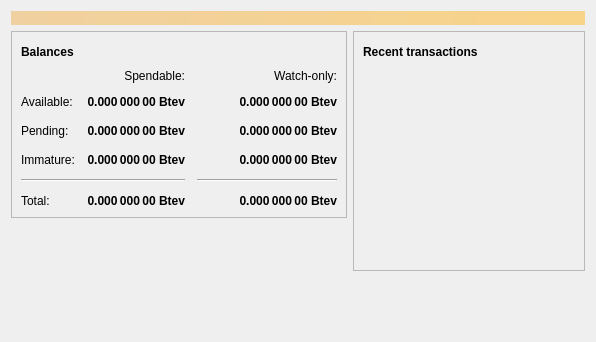
<?xml version="1.0" encoding="UTF-8"?>
<ui version="4.0">
 <class>OverviewPage</class>
 <widget class="QWidget" name="OverviewPage">
  <property name="geometry">
   <rect>
    <x>0</x>
    <y>0</y>
    <width>596</width>
    <height>342</height>
   </rect>
  </property>
  <property name="windowTitle">
   <string>Form</string>
  </property>
  <layout class="QVBoxLayout" name="topLayout">
   <item>
    <widget class="QLabel" name="labelAlerts">
     <property name="visible">
      <bool>false</bool>
     </property>
     <property name="styleSheet">
      <string notr="true">QLabel { background-color: qlineargradient(x1: 0, y1: 0, x2: 1, y2: 0, stop:0 #F0D0A0, stop:1 #F8D488); color:#000000; }</string>
     </property>
     <property name="wordWrap">
      <bool>true</bool>
     </property>
     <property name="margin">
      <number>3</number>
     </property>
     <property name="textInteractionFlags">
      <set>Qt::TextSelectableByMouse</set>
     </property>
    </widget>
   </item>
   <item>
    <layout class="QHBoxLayout" name="horizontalLayout" stretch="1,1">
     <item>
      <layout class="QVBoxLayout" name="verticalLayout_2">
       <item>
        <widget class="QFrame" name="frame">
         <property name="frameShape">
          <enum>QFrame::StyledPanel</enum>
         </property>
         <property name="frameShadow">
          <enum>QFrame::Raised</enum>
         </property>
         <layout class="QVBoxLayout" name="verticalLayout_4">
          <item>
           <layout class="QHBoxLayout" name="horizontalLayout_4">
            <item>
             <widget class="QLabel" name="label_5">
              <property name="font">
               <font>
                <weight>75</weight>
                <bold>true</bold>
               </font>
              </property>
              <property name="text">
               <string>Balances</string>
              </property>
             </widget>
            </item>
            <item>
             <widget class="QPushButton" name="labelWalletStatus">
              <property name="enabled">
               <bool>true</bool>
              </property>
              <property name="maximumSize">
               <size>
                <width>30</width>
                <height>16777215</height>
               </size>
              </property>
              <property name="toolTip">
               <string>The displayed information may be out of date. Your wallet automatically synchronizes with the Bitcoinevelin network after a connection is established, but this process has not completed yet.</string>
              </property>
              <property name="text">
               <string/>
              </property>
              <property name="icon">
               <iconset resource="../bitcoin.qrc">
                <normaloff>:/icons/warning</normaloff>
                <disabledoff>:/icons/warning</disabledoff>:/icons/warning</iconset>
              </property>
              <property name="iconSize">
               <size>
                <width>24</width>
                <height>24</height>
               </size>
              </property>
              <property name="flat">
               <bool>true</bool>
              </property>
             </widget>
            </item>
            <item>
             <spacer name="horizontalSpacer_3">
              <property name="orientation">
               <enum>Qt::Horizontal</enum>
              </property>
              <property name="sizeHint" stdset="0">
               <size>
                <width>40</width>
                <height>20</height>
               </size>
              </property>
             </spacer>
            </item>
           </layout>
          </item>
          <item>
           <layout class="QGridLayout" name="gridLayout">
            <property name="spacing">
             <number>12</number>
            </property>
            <item row="2" column="2">
             <widget class="QLabel" name="labelWatchPending">
              <property name="font">
               <font>
                <weight>75</weight>
                <bold>true</bold>
               </font>
              </property>
              <property name="cursor">
               <cursorShape>IBeamCursor</cursorShape>
              </property>
              <property name="toolTip">
               <string>Unconfirmed transactions to watch-only addresses</string>
              </property>
              <property name="text">
               <string notr="true">0.000 000 00 Btev</string>
              </property>
              <property name="alignment">
               <set>Qt::AlignRight|Qt::AlignTrailing|Qt::AlignVCenter</set>
              </property>
              <property name="textInteractionFlags">
               <set>Qt::LinksAccessibleByMouse|Qt::TextSelectableByKeyboard|Qt::TextSelectableByMouse</set>
              </property>
             </widget>
            </item>
            <item row="2" column="1">
             <widget class="QLabel" name="labelUnconfirmed">
              <property name="font">
               <font>
                <weight>75</weight>
                <bold>true</bold>
               </font>
              </property>
              <property name="cursor">
               <cursorShape>IBeamCursor</cursorShape>
              </property>
              <property name="toolTip">
               <string>Total of transactions that have yet to be confirmed, and do not yet count toward the spendable balance</string>
              </property>
              <property name="text">
               <string notr="true">0.000 000 00 Btev</string>
              </property>
              <property name="alignment">
               <set>Qt::AlignRight|Qt::AlignTrailing|Qt::AlignVCenter</set>
              </property>
              <property name="textInteractionFlags">
               <set>Qt::LinksAccessibleByMouse|Qt::TextSelectableByKeyboard|Qt::TextSelectableByMouse</set>
              </property>
             </widget>
            </item>
            <item row="3" column="2">
             <widget class="QLabel" name="labelWatchImmature">
              <property name="font">
               <font>
                <weight>75</weight>
                <bold>true</bold>
               </font>
              </property>
              <property name="cursor">
               <cursorShape>IBeamCursor</cursorShape>
              </property>
              <property name="toolTip">
               <string>Mined balance in watch-only addresses that has not yet matured</string>
              </property>
              <property name="text">
               <string notr="true">0.000 000 00 Btev</string>
              </property>
              <property name="alignment">
               <set>Qt::AlignRight|Qt::AlignTrailing|Qt::AlignVCenter</set>
              </property>
              <property name="textInteractionFlags">
               <set>Qt::LinksAccessibleByMouse|Qt::TextSelectableByKeyboard|Qt::TextSelectableByMouse</set>
              </property>
             </widget>
            </item>
            <item row="4" column="0" colspan="2">
             <widget class="Line" name="line">
              <property name="orientation">
               <enum>Qt::Horizontal</enum>
              </property>
             </widget>
            </item>
            <item row="4" column="2">
             <widget class="Line" name="lineWatchBalance">
              <property name="sizePolicy">
               <sizepolicy hsizetype="Preferred" vsizetype="Fixed">
                <horstretch>0</horstretch>
                <verstretch>0</verstretch>
               </sizepolicy>
              </property>
              <property name="minimumSize">
               <size>
                <width>140</width>
                <height>0</height>
               </size>
              </property>
              <property name="orientation">
               <enum>Qt::Horizontal</enum>
              </property>
             </widget>
            </item>
            <item row="5" column="0">
             <widget class="QLabel" name="labelTotalText">
              <property name="text">
               <string>Total:</string>
              </property>
             </widget>
            </item>
            <item row="3" column="1">
             <widget class="QLabel" name="labelImmature">
              <property name="font">
               <font>
                <weight>75</weight>
                <bold>true</bold>
               </font>
              </property>
              <property name="cursor">
               <cursorShape>IBeamCursor</cursorShape>
              </property>
              <property name="toolTip">
               <string>Mined balance that has not yet matured</string>
              </property>
              <property name="text">
               <string notr="true">0.000 000 00 Btev</string>
              </property>
              <property name="alignment">
               <set>Qt::AlignRight|Qt::AlignTrailing|Qt::AlignVCenter</set>
              </property>
              <property name="textInteractionFlags">
               <set>Qt::LinksAccessibleByMouse|Qt::TextSelectableByKeyboard|Qt::TextSelectableByMouse</set>
              </property>
             </widget>
            </item>
            <item row="2" column="3">
             <spacer name="horizontalSpacer_2">
              <property name="orientation">
               <enum>Qt::Horizontal</enum>
              </property>
              <property name="sizeHint" stdset="0">
               <size>
                <width>40</width>
                <height>20</height>
               </size>
              </property>
             </spacer>
            </item>
            <item row="3" column="0">
             <widget class="QLabel" name="labelImmatureText">
              <property name="text">
               <string>Immature:</string>
              </property>
             </widget>
            </item>
            <item row="5" column="1">
             <widget class="QLabel" name="labelTotal">
              <property name="font">
               <font>
                <weight>75</weight>
                <bold>true</bold>
               </font>
              </property>
              <property name="cursor">
               <cursorShape>IBeamCursor</cursorShape>
              </property>
              <property name="toolTip">
               <string>Your current total balance</string>
              </property>
              <property name="text">
               <string notr="true">0.000 000 00 Btev</string>
              </property>
              <property name="alignment">
               <set>Qt::AlignRight|Qt::AlignTrailing|Qt::AlignVCenter</set>
              </property>
              <property name="textInteractionFlags">
               <set>Qt::LinksAccessibleByMouse|Qt::TextSelectableByKeyboard|Qt::TextSelectableByMouse</set>
              </property>
             </widget>
            </item>
            <item row="5" column="2">
             <widget class="QLabel" name="labelWatchTotal">
              <property name="font">
               <font>
                <weight>75</weight>
                <bold>true</bold>
               </font>
              </property>
              <property name="cursor">
               <cursorShape>IBeamCursor</cursorShape>
              </property>
              <property name="toolTip">
               <string>Current total balance in watch-only addresses</string>
              </property>
              <property name="text">
               <string notr="true">0.000 000 00 Btev</string>
              </property>
              <property name="alignment">
               <set>Qt::AlignRight|Qt::AlignTrailing|Qt::AlignVCenter</set>
              </property>
              <property name="textInteractionFlags">
               <set>Qt::LinksAccessibleByMouse|Qt::TextSelectableByKeyboard|Qt::TextSelectableByMouse</set>
              </property>
             </widget>
            </item>
            <item row="0" column="2">
             <widget class="QLabel" name="labelWatchonly">
              <property name="text">
               <string>Watch-only:</string>
              </property>
              <property name="alignment">
               <set>Qt::AlignRight|Qt::AlignTrailing|Qt::AlignVCenter</set>
              </property>
             </widget>
            </item>
            <item row="1" column="0">
             <widget class="QLabel" name="labelBalanceText">
              <property name="text">
               <string>Available:</string>
              </property>
             </widget>
            </item>
            <item row="1" column="1">
             <widget class="QLabel" name="labelBalance">
              <property name="font">
               <font>
                <weight>75</weight>
                <bold>true</bold>
               </font>
              </property>
              <property name="cursor">
               <cursorShape>IBeamCursor</cursorShape>
              </property>
              <property name="toolTip">
               <string>Your current spendable balance</string>
              </property>
              <property name="text">
               <string notr="true">0.000 000 00 Btev</string>
              </property>
              <property name="alignment">
               <set>Qt::AlignRight|Qt::AlignTrailing|Qt::AlignVCenter</set>
              </property>
              <property name="textInteractionFlags">
               <set>Qt::LinksAccessibleByMouse|Qt::TextSelectableByKeyboard|Qt::TextSelectableByMouse</set>
              </property>
             </widget>
            </item>
            <item row="1" column="2">
             <widget class="QLabel" name="labelWatchAvailable">
              <property name="font">
               <font>
                <weight>75</weight>
                <bold>true</bold>
               </font>
              </property>
              <property name="cursor">
               <cursorShape>IBeamCursor</cursorShape>
              </property>
              <property name="toolTip">
               <string>Your current balance in watch-only addresses</string>
              </property>
              <property name="text">
               <string notr="true">0.000 000 00 Btev</string>
              </property>
              <property name="alignment">
               <set>Qt::AlignRight|Qt::AlignTrailing|Qt::AlignVCenter</set>
              </property>
              <property name="textInteractionFlags">
               <set>Qt::LinksAccessibleByMouse|Qt::TextSelectableByKeyboard|Qt::TextSelectableByMouse</set>
              </property>
             </widget>
            </item>
            <item row="2" column="0">
             <widget class="QLabel" name="labelPendingText">
              <property name="text">
               <string>Pending:</string>
              </property>
             </widget>
            </item>
            <item row="0" column="1">
             <widget class="QLabel" name="labelSpendable">
              <property name="text">
               <string>Spendable:</string>
              </property>
              <property name="alignment">
               <set>Qt::AlignRight|Qt::AlignTrailing|Qt::AlignVCenter</set>
              </property>
             </widget>
            </item>
           </layout>
          </item>
         </layout>
        </widget>
       </item>
       <item>
        <spacer name="verticalSpacer">
         <property name="orientation">
          <enum>Qt::Vertical</enum>
         </property>
         <property name="sizeHint" stdset="0">
          <size>
           <width>20</width>
           <height>40</height>
          </size>
         </property>
        </spacer>
       </item>
      </layout>
     </item>
     <item>
      <layout class="QVBoxLayout" name="verticalLayout_3">
       <item>
        <widget class="QFrame" name="frame_2">
         <property name="frameShape">
          <enum>QFrame::StyledPanel</enum>
         </property>
         <property name="frameShadow">
          <enum>QFrame::Raised</enum>
         </property>
         <layout class="QVBoxLayout" name="verticalLayout">
          <item>
           <layout class="QHBoxLayout" name="horizontalLayout_2">
            <item>
             <widget class="QLabel" name="label_4">
              <property name="font">
               <font>
                <weight>75</weight>
                <bold>true</bold>
               </font>
              </property>
              <property name="text">
               <string>Recent transactions</string>
              </property>
             </widget>
            </item>
            <item>
             <widget class="QPushButton" name="labelTransactionsStatus">
              <property name="enabled">
               <bool>true</bool>
              </property>
              <property name="maximumSize">
               <size>
                <width>30</width>
                <height>16777215</height>
               </size>
              </property>
              <property name="toolTip">
               <string>The displayed information may be out of date. Your wallet automatically synchronizes with the Bitcoinevelin network after a connection is established, but this process has not completed yet.</string>
              </property>
              <property name="text">
               <string/>
              </property>
              <property name="icon">
               <iconset resource="../bitcoin.qrc">
                <normaloff>:/icons/warning</normaloff>
                <disabledoff>:/icons/warning</disabledoff>:/icons/warning</iconset>
              </property>
              <property name="iconSize">
               <size>
                <width>24</width>
                <height>24</height>
               </size>
              </property>
              <property name="flat">
               <bool>true</bool>
              </property>
             </widget>
            </item>
            <item>
             <spacer name="horizontalSpacer">
              <property name="orientation">
               <enum>Qt::Horizontal</enum>
              </property>
              <property name="sizeHint" stdset="0">
               <size>
                <width>40</width>
                <height>20</height>
               </size>
              </property>
             </spacer>
            </item>
           </layout>
          </item>
          <item>
           <widget class="QListView" name="listTransactions">
            <property name="styleSheet">
             <string notr="true">QListView { background: transparent; }</string>
            </property>
            <property name="frameShape">
             <enum>QFrame::NoFrame</enum>
            </property>
            <property name="verticalScrollBarPolicy">
             <enum>Qt::ScrollBarAlwaysOff</enum>
            </property>
            <property name="horizontalScrollBarPolicy">
             <enum>Qt::ScrollBarAlwaysOff</enum>
            </property>
            <property name="selectionMode">
             <enum>QAbstractItemView::NoSelection</enum>
            </property>
           </widget>
          </item>
         </layout>
        </widget>
       </item>
       <item>
        <spacer name="verticalSpacer_2">
         <property name="orientation">
          <enum>Qt::Vertical</enum>
         </property>
         <property name="sizeHint" stdset="0">
          <size>
           <width>20</width>
           <height>40</height>
          </size>
         </property>
        </spacer>
       </item>
      </layout>
     </item>
    </layout>
   </item>
  </layout>
 </widget>
 <resources/>
 <connections/>
</ui>
